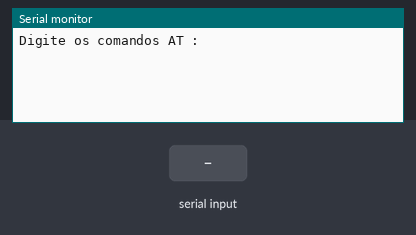
This sketch was run on a simulated Arduino Uno, built with avr-gcc and run on an emulated ATmega328P. On the bench: the last lines printed to the serial monitor. The inputs (shaded band) are chosen by the test bench.

Above: at 1.2 s.
1.3 s: "1" received over the second serial link
At 2.1 s:
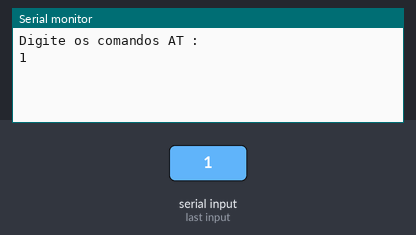
2.8 s: "0" received over the second serial link
At 3.2 s:
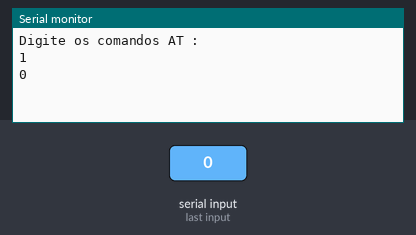

The sketch:

arduino_e_cia_bluetooh.ino
```cpp
// Programa : Modulo BT HC-05 - Programacao
// Autor : Arduino e Cia

// Carrega a biblioteca SoftwareSerial
#include <SoftwareSerial.h>

// Define os pinos para a serial
SoftwareSerial MinhaSerial(7, 6); // RX, TX
String command = "";

void setup()
{
  // Inicia a serial
  Serial.begin(115200);
  // Mensagem inicial
  Serial.println("Digite os comandos AT :");
  // Inicia a serial configurada nas portas 6 e 7
  MinhaSerial.begin(38400);
}

void loop()
{
  // Verifica se ha comunicacao com o modulo
  // e efetua a leitura
  if (MinhaSerial.available())
  {
     while(MinhaSerial.available())
     {
       command += (char)MinhaSerial.read();
     }
   Serial.println(command);
   command = "";
  }

  // Envio de comandos
  if (Serial.available())
  {
    delay(10);
    MinhaSerial.write(Serial.read());
  }
}
```

Measured:
- after the input at 1.3 s, the serial monitor: prints a new line at once (image 1)
- after the input at 2.8 s, the serial monitor: prints a new line at once (image 2)
